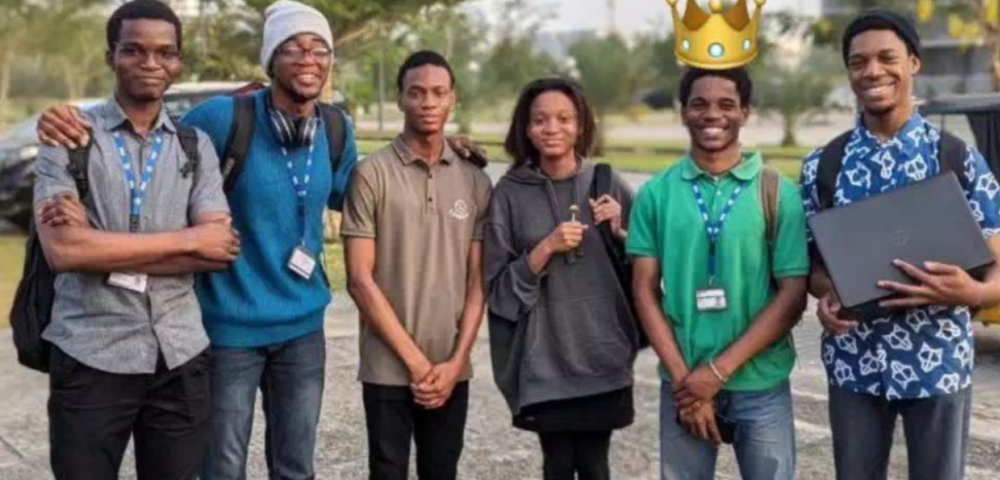
#> input picture WEEK_5_6/Images/friends.png, 1000 x 480 px, shrunk from 1414 x 679 before the run, found by its file name
$ jupyter execute practice-2.ipynb
#> lines starting #> are read from the running program, lines starting #| are printed output that depends on the picture
[cell 1]
import cv2
from matplotlib import pyplot as plt

#load the input image
image = cv2.imread('images/friends.png')
#> image is the input picture: shape (480, 1000, 3); mean B, G, R 99.4, 103.3, 103.4

#opencv opens image as BRG
#but we want it aas RGB
#convert the image to grayscale
gray_image = cv2.cvtColor(image, cv2.COLOR_BGR2GRAY)
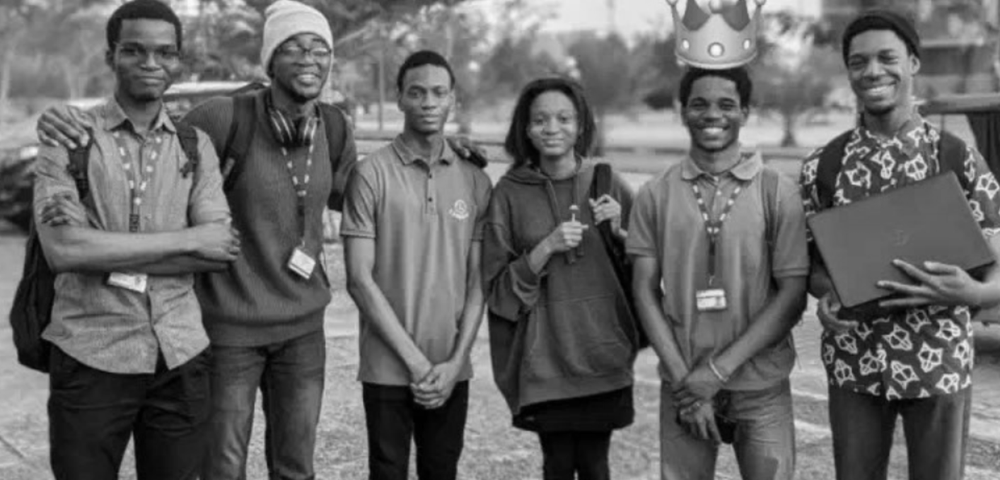
#> gray_image: shape (480, 1000); min 0, max 249, mean 102.9
rgb_image = cv2.cvtColor(image, cv2.COLOR_BGR2RGB)


#perform face detection
face_data = cv2.CascadeClassifier(cv2.data.haarcascades + 'haarcascade_frontalface_default.xml')

found = face_data.detectMultiScale(gray_image, minSize=(20,20))
#> found = [[397, 69, 61, 61], [521, 94, 64, 64], [156, 308, 50, 50], [110, 21, 77, 77], [679, 79, 66, 66], [838, 30, 73, 73], [725, 130, 69, 69], [301, 409, 67, 67]]

amount_found = len(found)
#> amount_found = 8

if amount_found != 0:
    #draw the bounding boxes around the detected faces
    for (x, y, w, h) in found:
        cv2.rectangle(rgb_image, (x, y), (x+h, y+w), (0,255,0), 5)
#> this loop made 8 passes
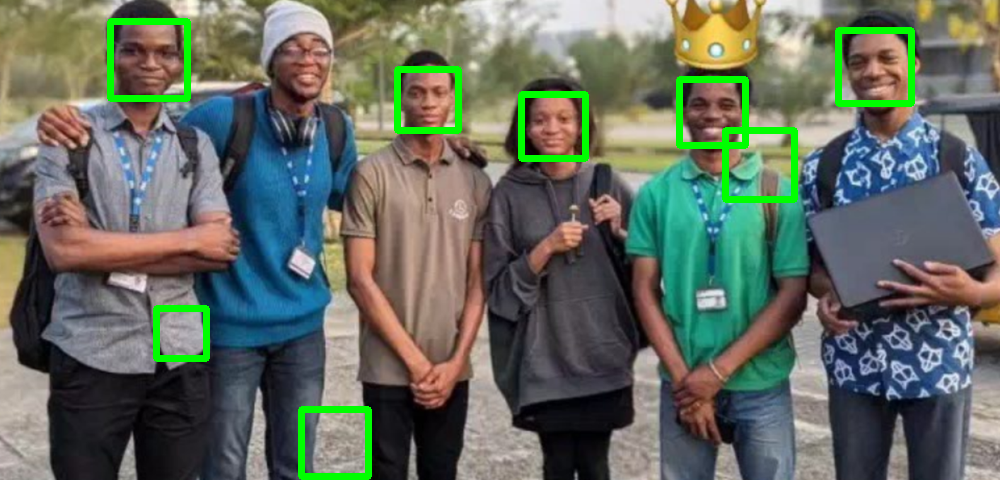
#> rgb_image: shape (480, 1000, 3); mean R, G, B 100, 108, 96.6

#display the output image
plt.subplot(1,1,1)
plt.imshow(rgb_image)
plt.show()
